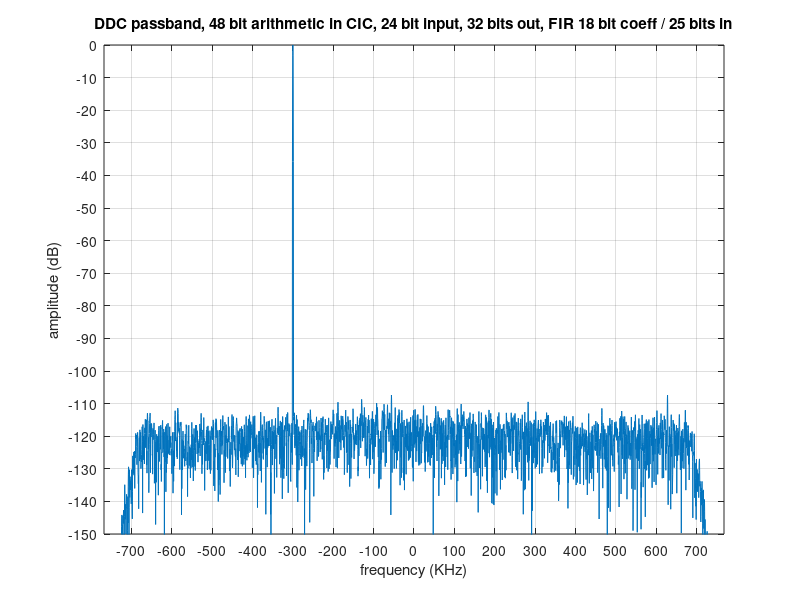

Here is the MATLAB script that generated this plot:
pkg load signal

% load file; find length & sample rate
load('ddcdata.txt');
complexData = ddcdata(:,1) + i* ddcdata(:,2);

fs=1536;
N=length(complexData);

%get X range, zero centred FFT
fshift = (-N/2:N/2-1)*(fs/N);


%convert datas to complex, window it and FFT
window = blackmanharris(N);
windoweddata = window.*complexData;
result = fft(windoweddata);
result = fftshift(result);

%convert to dB, 0dB=top
absolute = abs(result);
largest=max(absolute);
dB = 20*log10(absolute/largest);

%plot
plot(fshift, dB);
yticks(-200:10:0);
xticks(-800:100:800);
xlim([-768 768]);
ylim([-150 0]);
xlabel("frequency (KHz)");
ylabel("amplitude (dB)");
title('DDC passband, 48 bit arithmetic in CIC, 24 bit input, 32 bits out, FIR 18 bit coeff / 25 bits in');
grid on;
